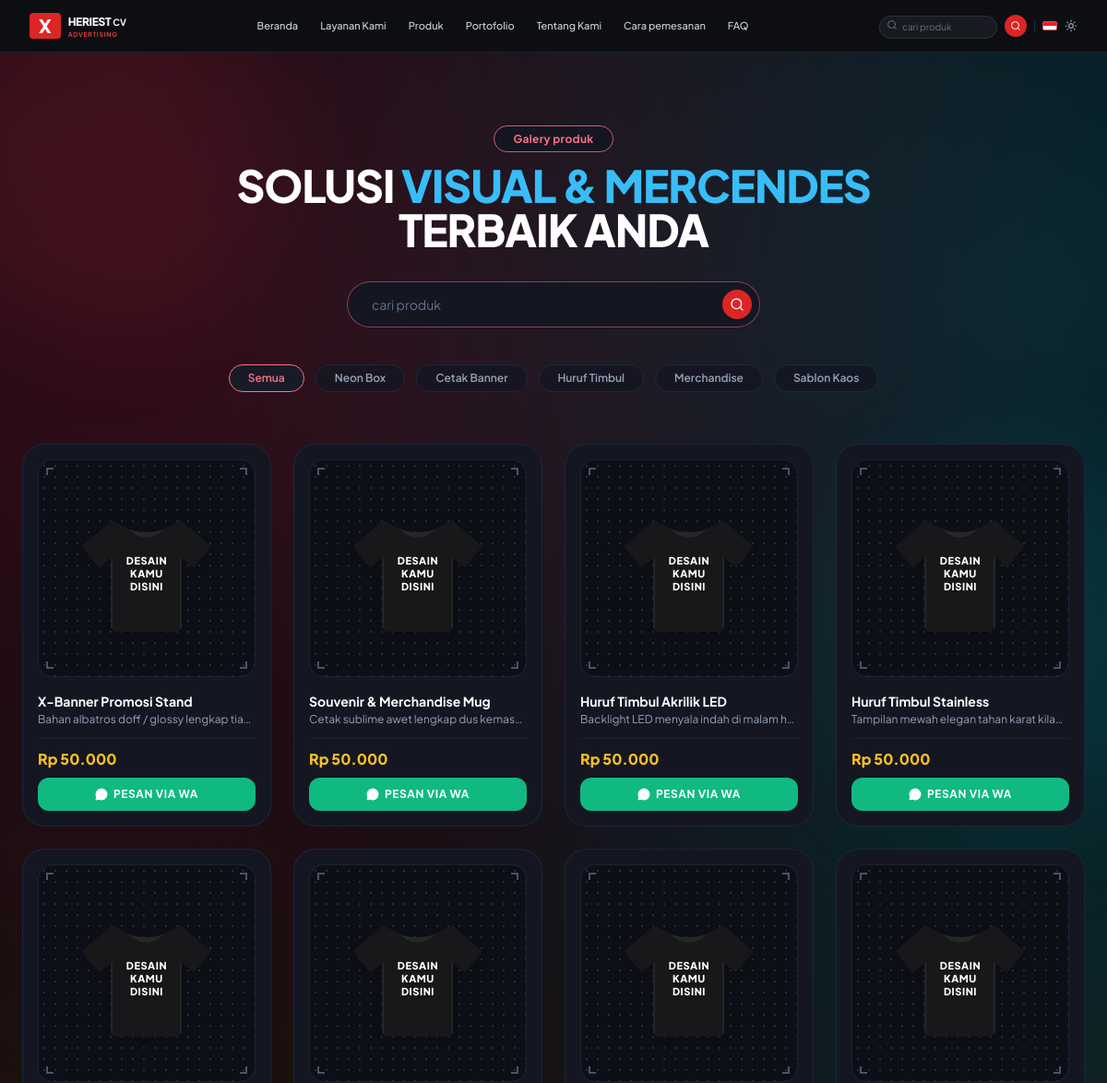
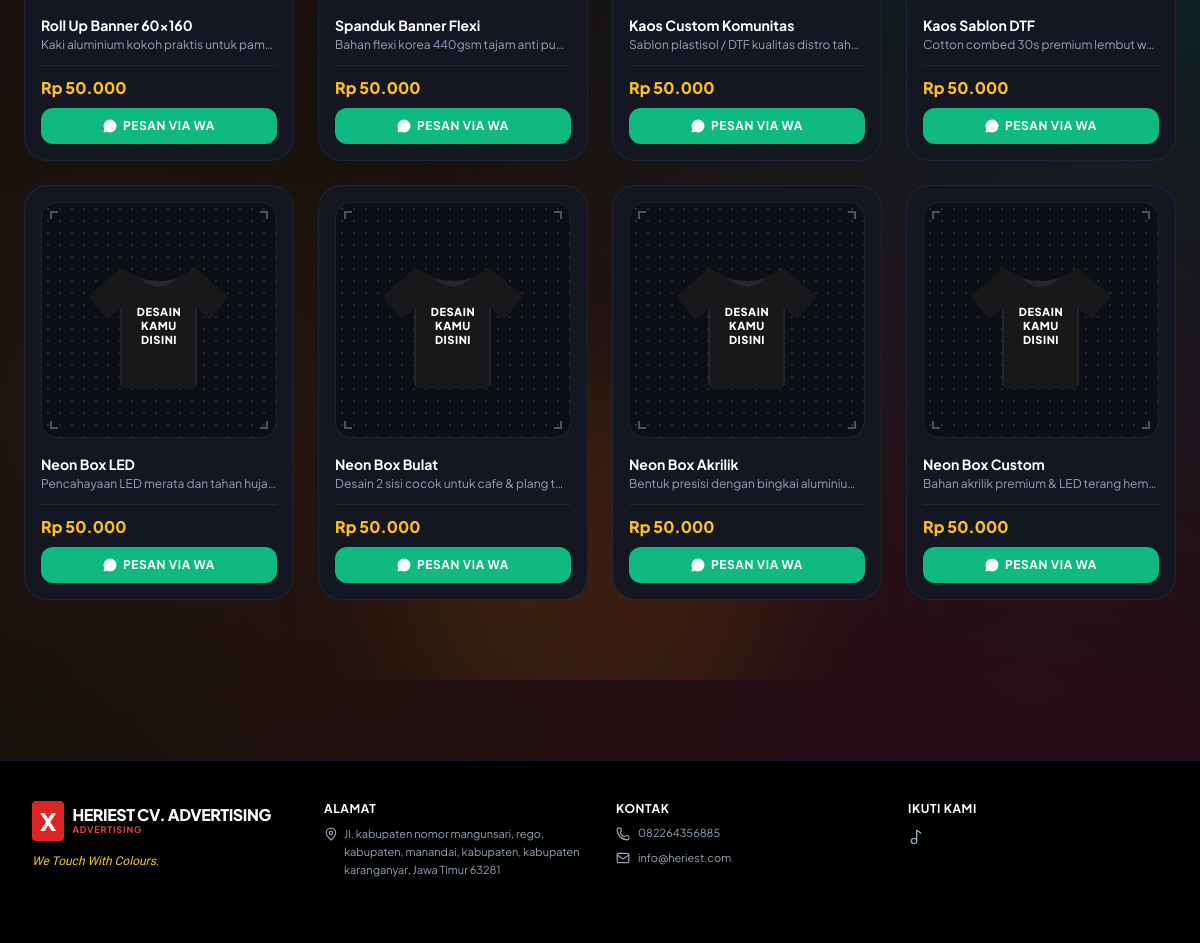
/produk.php, run on the app's committed database (2 pictures, top to bottom).
### tables this page shows
CREATE TABLE IF NOT EXISTS `kategori` (
  `id` INT AUTO_INCREMENT PRIMARY KEY,
  `nama_kategori` VARCHAR(100) NOT NULL,
  `slug` VARCHAR(100) NOT NULL UNIQUE,
  `created_at` DATETIME DEFAULT CURRENT_TIMESTAMP
);

CREATE TABLE IF NOT EXISTS `produk` (
  `id` INT AUTO_INCREMENT PRIMARY KEY,
  `kategori_id` INT NULL,
  `nama_produk` VARCHAR(150) NOT NULL,
  `deskripsi` TEXT NULL,
  `harga` INT NOT NULL DEFAULT 50000,
  `gambar` VARCHAR(255) NULL,
  `wa_text` TEXT NULL,
  `is_active` TINYINT(1) NOT NULL DEFAULT 1,
  `created_at` DATETIME DEFAULT CURRENT_TIMESTAMP,
  FOREIGN KEY (`kategori_id`) REFERENCES `kategori` (`id`) ON DELETE SET NULL
);

CREATE TABLE IF NOT EXISTS `pengaturan` (
  `id` INT AUTO_INCREMENT PRIMARY KEY,
  `setting_key` VARCHAR(50) NOT NULL UNIQUE,
  `setting_value` TEXT NULL,
  `label` VARCHAR(100) NULL,
  `updated_at` DATETIME DEFAULT CURRENT_TIMESTAMP ON UPDATE CURRENT_TIMESTAMP
);

### config/database.php (called while the page is built, shortened)
<?php
$db_host = 'localhost';
$db_user = 'root';
$db_pass = '';
$db_name = 'heriest_db';
try {
    $pdo = new PDO("mysql:host={$db_host};dbname={$db_name};charset=utf8mb4", $db_user, $db_pass, [
        PDO::ATTR_ERRMODE            => PDO::ERRMODE_EXCEPTION,
        PDO::ATTR_DEFAULT_FETCH_MODE => PDO::FETCH_ASSOC,
        PDO::ATTR_EMULATE_PREPARES   => false,
    ]);
} catch (PDOException $e) {
    $pdo = null;
    error_log("Koneksi Database Gagal: " . $e->getMessage());
}
function getDB() {
    global $pdo;
    return $pdo;
}
function formatRupiah($angka) {
    return 'Rp ' . number_format((float)$angka, 0, ',', '.');
}
function getSetting($key, $default = '') {
    $db = getDB();
    try {
        $stmt = $db->prepare("SELECT setting_value FROM pengaturan WHERE setting_key = ? LIMIT 1");
        $stmt->execute([$key]);
        $row = $stmt->fetch();
        return $row ? $row['setting_value'] : $default;
    } catch (Exception $e) {
        return $default;
    }
}

### produk.php (the view, shortened to what this page needs)
<?php
require_once __DIR__ . '/config/database.php';
include 'includes/header.php';
$db = getDB();
$db_categories = [];
$db_products = [];
$filter_kategori_name = $_GET['cat'] ?? '';
$search_query = trim($_GET['cari'] ?? '');
$wa_utama = getSetting('whatsapp', '082264356885');
$wa_link = preg_replace('/^0/', '62', preg_replace('/[^0-9]/', '', $wa_utama));
if ($db) {
    try {
        $db_categories = $db->query("SELECT * FROM kategori ORDER BY id ASC")->fetchAll();
        $where = ["p.is_active = 1"];
        $params = [];
        $where_str = implode(" AND ", $where);
        $stmt = $db->prepare("
            SELECT p.*, k.nama_kategori, k.slug as kat_slug
            FROM produk p
            LEFT JOIN kategori k ON p.kategori_id = k.id
            WHERE {$where_str}
            ORDER BY p.id DESC
        ");
        $stmt->execute($params);
        $db_products = $stmt->fetchAll();
    } catch (Exception $e) {
    }
}
?>
<section id="produk" class="relative overflow-hidden py-12 sm:py-20 text-center">
    <div class="absolute -top-24 -left-24 w-96 h-96 bg-rose-200/40 dark:bg-rose-500/10 rounded-full blur-3xl pointer-events-none"></div>
    <div class="absolute -bottom-24 left-1/3 w-96 h-96 bg-amber-100/50 dark:bg-amber-500/10 rounded-full blur-3xl pointer-events-none"></div>
    <div class="relative max-w-7xl mx-auto px-4 sm:px-6">
        <div class="inline-block mb-3 sm:mb-4">
            <span class="border border-rose-300 dark:border-rose-400/80 text-rose-500 dark:text-rose-400 bg-white/90 dark:bg-[#141622] px-5 py-1.5 rounded-full text-xs font-bold tracking-wide shadow-2xs">
                Galery produk
            </span>
        </div>
        <h1 class="text-2xl sm:text-4xl md:text-5xl font-black text-slate-900 dark:text-white tracking-tight uppercase leading-tight max-w-3xl mx-auto mb-6 sm:mb-8">
            SOLUSI <span class="text-sky-500 dark:text-sky-400">VISUAL & MERCENDES</span><br>
            TERBAIK ANDA
        </h1>
        <div class="max-w-md mx-auto mb-6 sm:mb-8">
            <form action="produk.php" method="GET" class="relative flex items-center bg-white dark:bg-[#141622] border border-rose-300 dark:border-rose-400/50 rounded-full p-1 sm:p-1.5 shadow-sm hover:border-rose-400 focus-within:border-rose-500 focus-within:ring-2 focus-within:ring-rose-200 dark:focus-within:ring-rose-900/50 transition-all">
                <input
                    type="text"
                    name="cari"
                    value="<?= htmlspecialchars($search_query) ?>"
                    placeholder="cari produk"
                    class="w-full pl-5 pr-12 py-1.5 sm:py-2 text-xs sm:text-sm text-slate-700 dark:text-white bg-transparent outline-none placeholder:text-slate-400 dark:placeholder:text-slate-500"
                >
                <button
                    type="submit"
                    aria-label="Cari Produk"
                    class="absolute right-1.5 sm:right-2 w-8 h-8 rounded-full bg-red-600 hover:bg-red-700 active:scale-90 text-white flex items-center justify-center transition-all shadow-xs"
                >
                    <i data-lucide="search" class="w-4 h-4"></i>
                </button>
            </form>
        </div>
        <div class="flex items-center gap-2 sm:gap-3 overflow-x-auto no-scrollbar py-2 px-1 mb-8 sm:mb-12 justify-start sm:justify-center -mx-4 sm:mx-0 px-4">
            <a
                href="produk.php"
                class="whitespace-nowrap px-4 sm:px-5 py-1.5 rounded-full text-xs font-semibold transition-all shrink-0
                <?= (empty($filter_kategori_name) || $filter_kategori_name === 'semua')
                    ? 'border border-rose-400 text-rose-500 dark:text-rose-400 bg-white dark:bg-[#181a28] shadow-2xs'
                    : 'border border-slate-200 dark:border-slate-800 text-slate-600 dark:text-slate-400 bg-white/70 dark:bg-[#141622]/80 hover:border-rose-300 hover:text-rose-500 dark:hover:text-white'
                ?>">
                Semua
            </a>
            <?php foreach ($db_categories as $cat): ?>
                <a
                    href="produk.php?cat=<?= urlencode($cat['slug']) ?>"
                    class="whitespace-nowrap px-4 sm:px-5 py-1.5 rounded-full text-xs font-semibold transition-all shrink-0
                    <?= ($filter_kategori_name === $cat['slug'])
                        ? 'border border-rose-400 text-rose-500 dark:text-rose-400 bg-white dark:bg-[#181a28] shadow-2xs'
                        : 'border border-slate-200 dark:border-slate-800 text-slate-600 dark:text-slate-400 bg-white/70 dark:bg-[#141622]/80 hover:border-rose-300 hover:text-rose-500 dark:hover:text-white'
                    ?>">
                    <?= htmlspecialchars($cat['nama_kategori']) ?>
                </a>
            <?php endforeach; ?>
        </div>
        <div class="grid grid-cols-2 sm:grid-cols-2 md:grid-cols-3 lg:grid-cols-4 gap-3 sm:gap-6 text-left">
            <?php if (empty($db_products)): ?>
                <div class="col-span-2 sm:col-span-2 md:col-span-3 lg:col-span-4 text-center py-16 text-slate-400">
                    <i data-lucide="inbox" class="w-12 h-12 mx-auto mb-3 text-slate-600"></i>
                    <p class="text-base font-bold text-white">Tidak ada produk yang cocok</p>
                    <p class="text-xs text-slate-500 mt-1">Coba gunakan kata kunci lain atau pilih kategori Semua.</p>
                </div>
            <?php else: ?>
                <?php foreach ($db_products as $item): ?>
                <div class="group bg-white dark:bg-[#141622] border border-slate-200/90 dark:border-slate-800/90 rounded-2xl sm:rounded-3xl p-3 sm:p-4 shadow-2xs hover:shadow-lg dark:hover:border-slate-700 transition-all flex flex-col justify-between">
                    <div>
                        <div class="relative w-full aspect-square rounded-xl sm:rounded-2xl bg-slate-50 dark:bg-[#0d0f17] overflow-hidden flex items-center justify-center border border-slate-100 dark:border-slate-800/80 mb-3 sm:mb-4">
                            <div class="absolute inset-0 opacity-40 dark:opacity-20 bg-[radial-gradient(#94a3b8_1px,transparent_1px)] [background-size:12px_12px]"></div>
                            <div class="absolute top-2 left-2 w-2 h-2 border-t-2 border-l-2 border-slate-400 dark:border-slate-600"></div>
                            <div class="absolute top-2 right-2 w-2 h-2 border-t-2 border-r-2 border-slate-400 dark:border-slate-600"></div>
                            <div class="absolute bottom-2 left-2 w-2 h-2 border-b-2 border-l-2 border-slate-400 dark:border-slate-600"></div>
                            <div class="absolute bottom-2 right-2 w-2 h-2 border-b-2 border-r-2 border-slate-400 dark:border-slate-600"></div>
                            <?php if (!empty($item['gambar']) && file_exists(__DIR__ . '/assets/images/uploads/' . $item['gambar'])): ?>
                                <img src="assets/images/uploads/<?= htmlspecialchars($item['gambar']) ?>" alt="<?= htmlspecialchars($item['nama_produk']) ?>" class="w-full h-full object-cover group-hover:scale-105 transition-transform duration-300">
                            <?php else: ?>
                                <div class="relative w-4/5 h-4/5 flex items-center justify-center drop-shadow-md group-hover:scale-105 transition-transform duration-300">
                                    <div class="absolute inset-0 flex flex-col items-center justify-center pointer-events-none text-center px-4 pt-3">
                                        <span class="text-[9px] sm:text-[11px] font-black text-white leading-tight tracking-wider uppercase drop-shadow-sm">
                                            DESAIN<br>KAMU<br>DISINI
                                        </span>
                                    </div>
                                </div>
                            <?php endif; ?>
                        </div>
                        <h3 class="font-bold text-xs sm:text-sm text-slate-900 dark:text-white truncate" title="<?= htmlspecialchars($item['nama_produk']) ?>">
                            <?= htmlspecialchars($item['nama_produk']) ?>
                        </h3>
                        <p class="text-[10px] sm:text-xs text-slate-400 dark:text-slate-400 truncate mt-0.5">
                            <?= htmlspecialchars($item['deskripsi'] ?? 'Produk Promosi Berkualitas') ?>
                        </p>
                    </div>
                    <div class="mt-2.5 sm:mt-3">
                        <div class="border-t border-slate-100 dark:border-slate-800/80 pt-2 sm:pt-2.5">
                            <span class="block font-black text-xs sm:text-base text-amber-500 dark:text-amber-400 mb-2">
                                <?= formatRupiah($item['harga']) ?>
                            </span>
                        </div>
                        <?php
                            $wa_pesan = !empty($item['wa_text']) ? $item['wa_text'] : 'Halo admin, saya ingin pesan ' . $item['nama_produk'];
                        ?>
                        <a
                            href="https://wa.me/<?= $wa_link ?>?text=<?= urlencode($wa_pesan) ?>"
                            target="_blank"
                            data-wa-sumber="produk" data-wa-ref="<?= (int)$item['id'] ?>"
                            class="w-full bg-emerald-500 hover:bg-emerald-600 active:scale-95 text-white font-bold text-[10px] sm:text-xs py-2 sm:py-2.5 px-2 rounded-lg sm:rounded-xl shadow-xs flex items-center justify-center gap-1.5 transition-all"
                        >
                            <i data-lucide="message-circle" class="w-3.5 h-3.5 fill-current shrink-0"></i>
                            <span class="truncate uppercase tracking-wider">PESAN VIA WA</span>
                        </a>
                    </div>
                </div>
                <?php endforeach; ?>
            <?php endif; ?>
        </div>
    </div>
</section>
<?php include 'includes/footer.php'; ?>

### includes/footer.php (shortened to what this page needs)
</main>
    <?php
        $f_nama = function_exists('getSetting') ? getSetting('nama_toko', 'HERIEST CV. ADVERTISING') : 'HERIEST CV. ADVERTISING';
        $f_tagline = function_exists('getSetting') ? getSetting('tagline', 'We Touch With Colours.') : 'We Touch With Colours.';
        $f_alamat = function_exists('getSetting') ? getSetting('alamat', 'Jl. kabupaten nomor mangunsari, rego, kabupaten, manandai, kabupaten, kabupaten karanganyar, Jawa Timur 63281') : 'Jl. kabupaten nomor mangunsari, rego, kabupaten, manandai, kabupaten, kabupaten karanganyar, Jawa Timur 63281';
        $f_wa = function_exists('getSetting') ? getSetting('whatsapp', '082264356885') : '082264356885';
        $f_email = function_exists('getSetting') ? getSetting('email', 'info@heriest.com') : 'info@heriest.com';
        $f_tiktok = function_exists('getSetting') ? getSetting('tiktok', '#') : '#';
    ?>
    <footer class="bg-black text-white pt-10 pb-8 border-t border-slate-900 mt-20">
        <div class="max-w-7xl mx-auto px-4 sm:px-6 lg:px-8">
            <div class="grid grid-cols-1 md:grid-cols-4 gap-8 pb-8">
                <div class="space-y-2">
                    <div class="flex items-center gap-2">
                        <div class="bg-red-600 text-white font-black text-2xl px-2 py-1 rounded">X</div>
                        <div>
                            <h3 class="font-black text-base tracking-tight leading-none text-white"><?= htmlspecialchars($f_nama) ?></h3>
                            <p class="text-[9px] text-red-500 font-bold tracking-widest uppercase">ADVERTISING</p>
                        </div>
                    </div>
                    <p class="text-xs font-brush text-yellow-400 italic pt-1"><?= htmlspecialchars($f_tagline) ?></p>
                </div>
                <div class="space-y-2">
                    <h4 class="text-xs font-bold text-white uppercase tracking-wider">Alamat</h4>
                    <p class="text-[11px] text-slate-400 leading-relaxed flex items-start gap-1.5">
                        <i data-lucide="map-pin" class="w-3.5 h-3.5 text-slate-400 shrink-0 mt-0.5"></i>
                        <span><?= htmlspecialchars($f_alamat) ?></span>
                    </p>
                </div>
                <div class="space-y-2">
                    <h4 class="text-xs font-bold text-white uppercase tracking-wider">kontak</h4>
                    <p class="text-[11px] text-slate-400 flex items-center gap-2">
                        <i data-lucide="phone" class="w-3.5 h-3.5"></i> <?= htmlspecialchars($f_wa) ?>
                    </p>
                    <p class="text-[11px] text-slate-400 flex items-center gap-2">
                        <i data-lucide="mail" class="w-3.5 h-3.5"></i> <?= htmlspecialchars($f_email) ?>
                    </p>
                </div>
                <div class="space-y-2">
                    <h4 class="text-xs font-bold text-white uppercase tracking-wider">Ikuti kami</h4>
                    <div class="flex items-center gap-3 text-slate-400 pt-1">
                        <a href="<?= htmlspecialchars($f_tiktok) ?>" target="_blank" rel="noopener" class="hover:text-white" title="TikTok"><i data-lucide="music-2" class="w-4 h-4"></i></a>
                    </div>
                </div>
            </div>
        </div>
    </footer>
</body>
</html>

### data on the page
kategori: nama_kategori "Neon Box"
kategori: nama_kategori "Cetak Banner"
kategori: nama_kategori "Huruf Timbul"
kategori: nama_kategori "Merchandise"
kategori: nama_kategori "Sablon Kaos"
produk: shows "DESAIN", nama_produk "X-Banner Promosi Stand", deskripsi "Bahan albatros doff / glossy lengkap tia…", harga "Rp 50.000"
produk: shows "DESAIN", nama_produk "Souvenir & Merchandise Mug", deskripsi "Cetak sublime awet lengkap dus kemas…", harga "Rp 50.000"
produk: shows "DESAIN", nama_produk "Huruf Timbul Akrilik LED", deskripsi "Backlight LED menyala indah di malam hari", harga "Rp 50.000"
produk: shows "DESAIN", nama_produk "Huruf Timbul Stainless", deskripsi "Tampilan mewah elegan tahan karat kila…", harga "Rp 50.000"
produk: shows "DESAIN", nama_produk "Roll Up Banner 60x160", deskripsi "Kaki aluminium kokoh praktis untuk pam…", harga "Rp 50.000"
produk: shows "DESAIN", nama_produk "Spanduk Banner Flexi", deskripsi "Bahan flexi korea 440gsm tajam anti pu…", harga "Rp 50.000"
produk: shows "DESAIN", nama_produk "Kaos Custom Komunitas", deskripsi "Sablon plastisol / DTF kualitas distro tah…", harga "Rp 50.000"
produk: shows "DESAIN", nama_produk "Kaos Sablon DTF", deskripsi "Cotton combed 30s premium lembut w…", harga "Rp 50.000"
produk: shows "DESAIN", nama_produk "Neon Box LED", deskripsi "Pencahayaan LED merata dan tahan huja…", harga "Rp 50.000"
produk: shows "DESAIN", nama_produk "Neon Box Bulat", deskripsi "Desain 2 sisi cocok untuk cafe & plang t…", harga "Rp 50.000"
produk: shows "DESAIN", nama_produk "Neon Box Akrilik", deskripsi "Bentuk presisi dengan bingkai aluminiu…", harga "Rp 50.000"
produk: shows "DESAIN", nama_produk "Neon Box Custom", deskripsi "Bahan akrilik premium & LED terang hem…", harga "Rp 50.000"
pengaturan: setting_value "HERIEST CV. ADVERTISING"
pengaturan: setting_value "We Touch With Colours."
pengaturan: setting_value "Jl. kabupaten nomor mangunsari, rego, kabupaten, manandai, kabupaten, kabupaten karanganyar, Jawa Timur 63281"
pengaturan: setting_value "082264356885"
pengaturan: setting_value "info@heriest.com"
